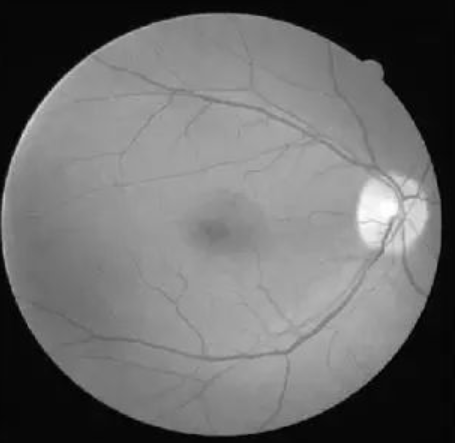
%> input picture matlab/滤波/2.png, 455 x 443 px
$ octave Untitled2.m   (GNU Octave 9; MATLAB toolbox functions it lacks are replaced by stand-ins)
%> lines starting %> are read from the running program, lines starting %| are printed output that depends on the picture; in (x1, y1, x2, y2) boxes, pixels count from 0 and x2, y2 are one past the last pixel; in counts of white or black regions, pixels touching at a corner belong together; the program's own positions count from 1
%读入图片
I=imread('2.png');
%> I is the input picture: size 443x455x3 uint8; min 0, max 255, mean 108.2
img=rgb2gray(I);

%均值滤波
H=ones(3,3)*0.111111;
img=filter2(H,img,'same')/255
%> img: size 443x455 double
figure
imshow(img)
title('Mean-filter')


img1=edge(img,'Roberts',0.02);
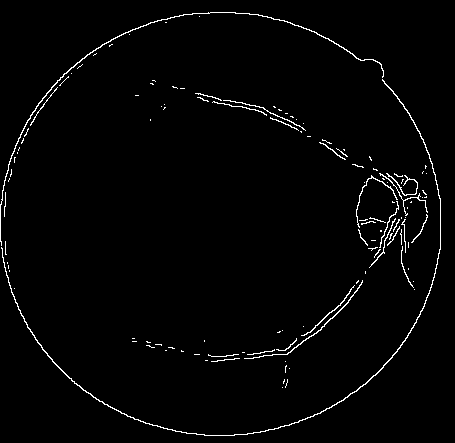
%> img1: size 443x455 logical; 1.9% white in thin lines or dots
figure
imshow(img1);
title('Robert')


img2=edge(img,'Sobel',0.02);
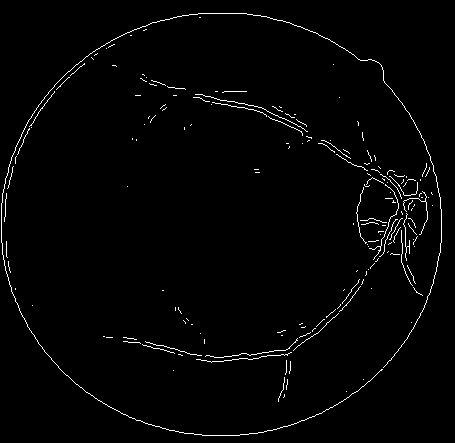
%> img2: size 443x455 logical; 1.7% white in thin lines or dots
figure
imshow(img2);
title('Sobel')

img3=edge(img,'Prewitt',0.02);
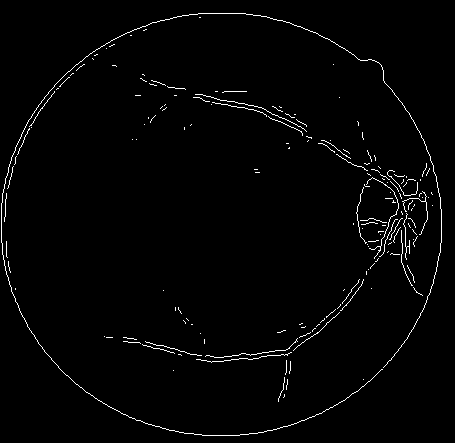
%> img3: size 443x455 logical; 1.7% white in thin lines or dots
figure
imshow(img3);
title('Prewitt');

img4=edge(img,'LOG',0.001);
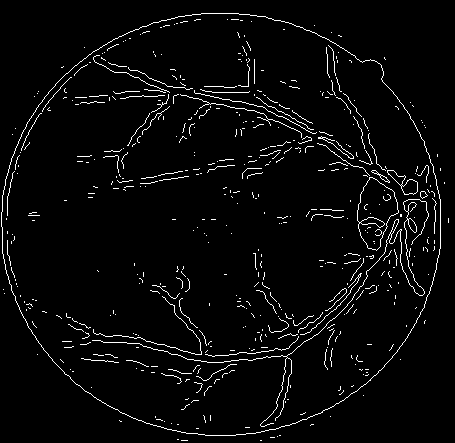
%> img4: size 443x455 logical; 3.5% white in thin lines or dots
figure
imshow(img4);
title('LOG')

img5=edge(img,'Canny',0.02);
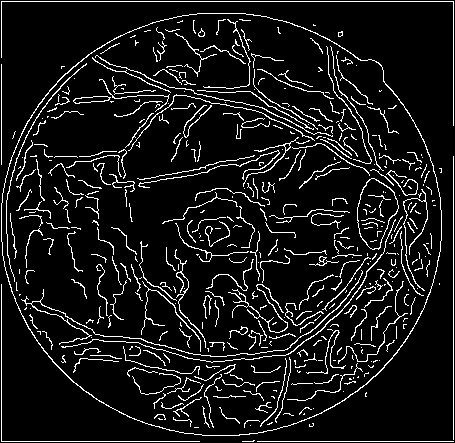
%> img5: size 443x455 logical; 9% white in thin lines or dots
figure
imshow(img5);
title('Canny')

$ run again, with matlab/滤波/4.png copied over matlab/滤波/2.png
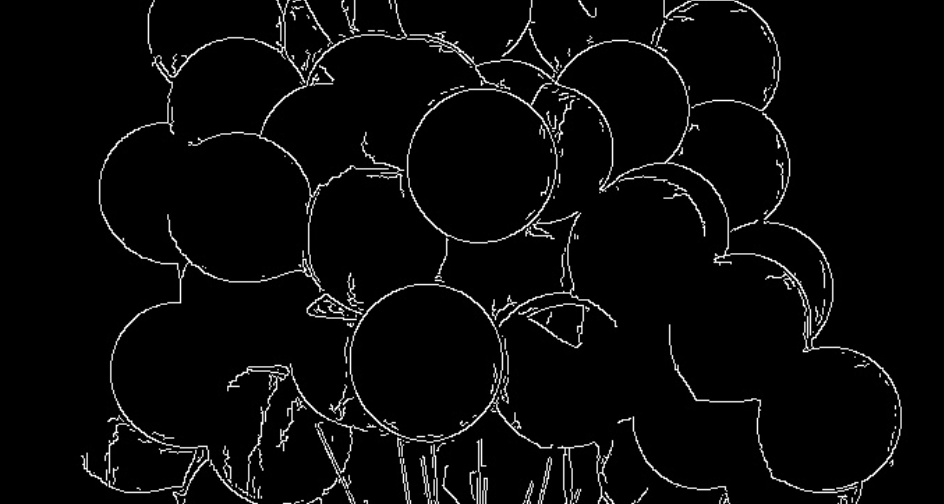
%> input picture matlab/滤波/4.png, 944 x 504 px
%> I is the input picture: size 504x944x3 uint8; min 0, max 255, mean 9.5
%> `img1=edge(img,'Roberts',0.02);`:
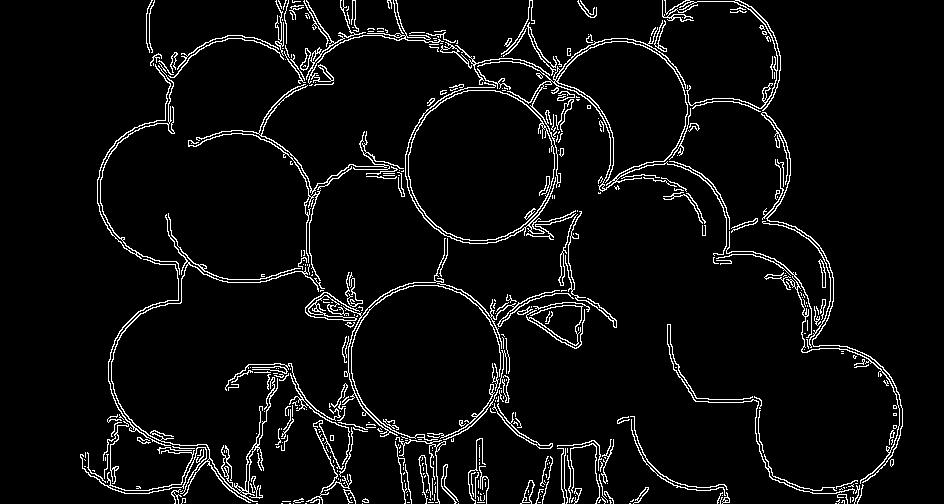
%> img1: size 504x944 logical; 5.3% white in thin lines or dots, all inside (x1, y1, x2, y2) = (80, 0, 903, 504)
%> img2: size 504x944 logical; 4.1% white in thin lines or dots, all inside (x1, y1, x2, y2) = (81, 0, 903, 504)
%> img4: size 504x944 logical; 3.9% white in thin lines or dots, all inside (x1, y1, x2, y2) = (80, 1, 907, 503)
%> `img5=edge(img,'Canny',0.02);`:
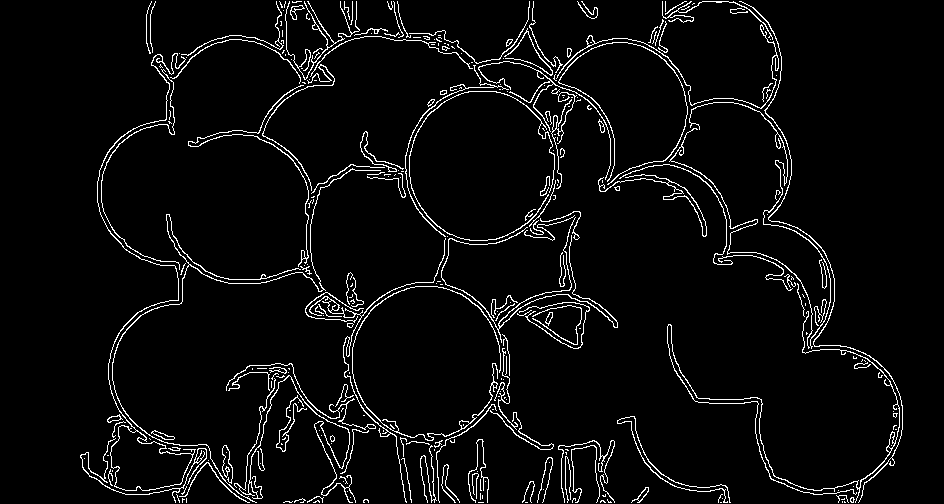
%> img5: size 504x944 logical; 4.6% white in thin lines or dots, all inside (x1, y1, x2, y2) = (80, 1, 903, 503)

$ run again, with matlab/滤波/5.png copied over matlab/滤波/2.png
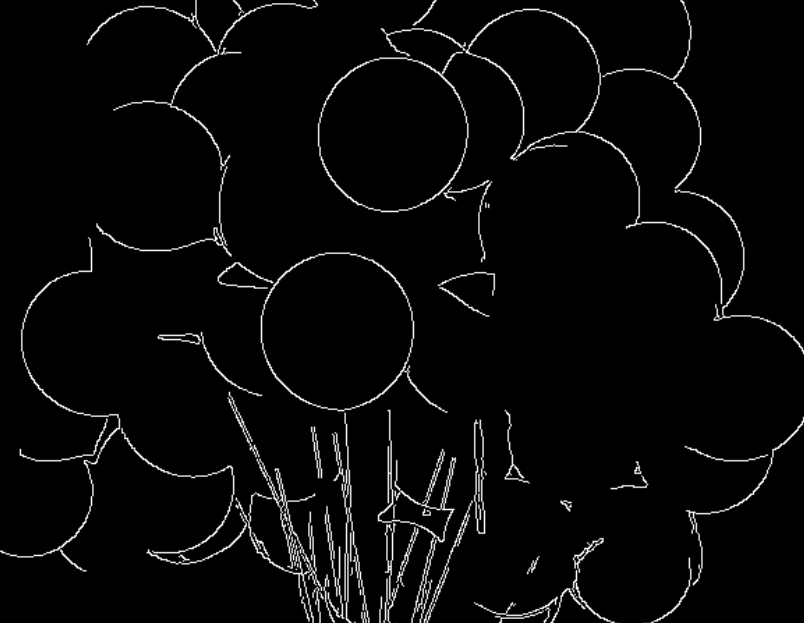
%> input picture matlab/滤波/5.png, 804 x 623 px
%> I is the input picture: size 623x804x3 uint8; min 0, max 255, mean 8
%> `img1=edge(img,'Roberts',0.02);`:
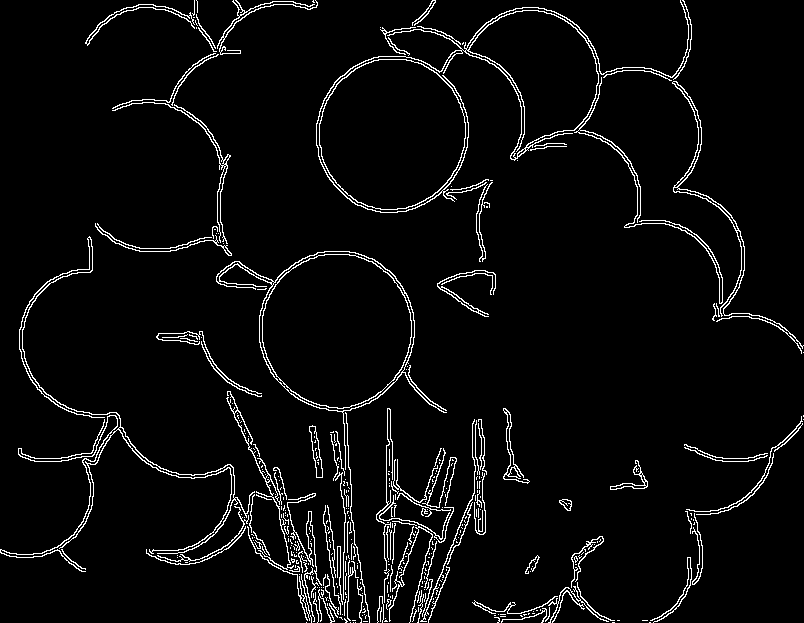
%> img1: size 623x804 logical; 4.3% white in thin lines or dots
%> img2: size 623x804 logical; 3.3% white in thin lines or dots
%> img3: size 623x804 logical; 3.4% white in thin lines or dots
%> img4: size 623x804 logical; 3.1% white in thin lines or dots
%> `img5=edge(img,'Canny',0.02);`:
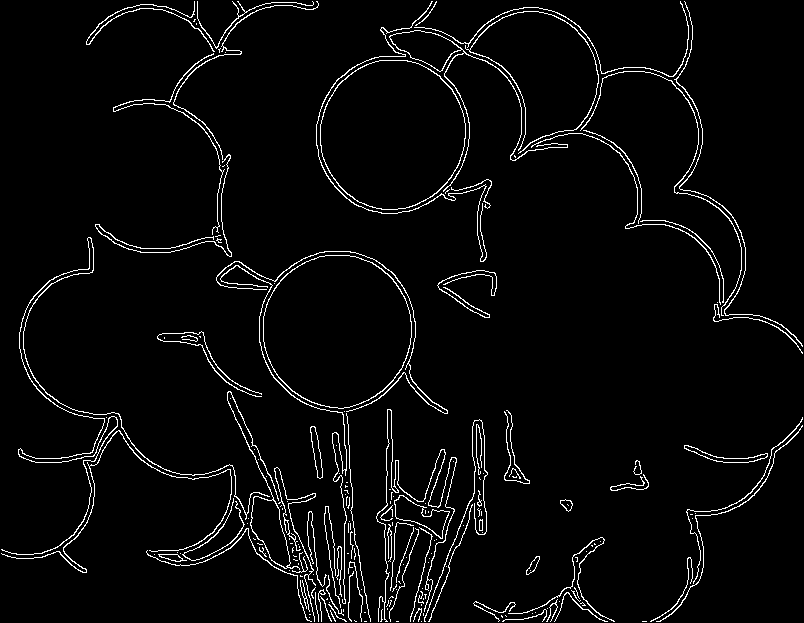
%> img5: size 623x804 logical; 3.7% white in thin lines or dots
